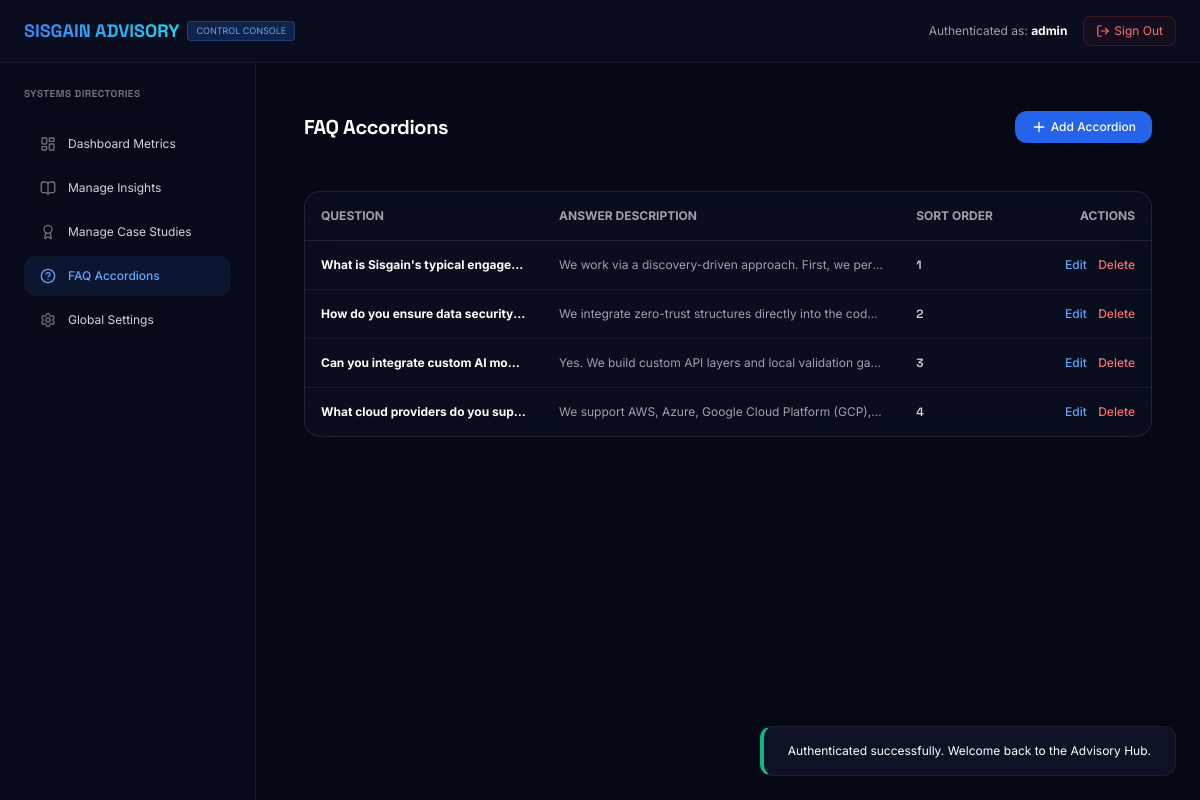
The page /admin/faqs.php (signed in) on the database its author committed.
### tables this page shows
CREATE TABLE `faqs` (
  `id` INT AUTO_INCREMENT PRIMARY KEY,
  `question` TEXT NOT NULL,
  `answer` TEXT NOT NULL,
  `category` VARCHAR(100) DEFAULT 'General',
  `sort_order` INT DEFAULT 0,
  `created_at` TIMESTAMP DEFAULT CURRENT_TIMESTAMP
);

### config/db.php (called while the page is built, shortened)
<?php
function get_flash_message() {
    if (isset($_SESSION['flash_message'])) {
        $msg = $_SESSION['flash_message'];
        return $msg;
    }
    return null;
}

### admin/faqs.php (the view, shortened to what this page needs)
<?php
require_once __DIR__ . '/../config/db.php';
$action = isset($_GET['action']) ? sanitize($_GET['action']) : 'list';
try {
    $stmt = $pdo->query("SELECT * FROM faqs ORDER BY sort_order ASC, id ASC");
    $all_faqs = $stmt->fetchAll();
} catch (Exception $e) {
    $all_faqs = [];
}
?>
<!DOCTYPE html>
<html lang="en">
<head>
    <script src="https://cdn.tailwindcss.com"></script>
    <link rel="stylesheet" href="/assets/css/style.css">
</head>
<body class="bg-darkBg text-white min-h-screen flex flex-col">
    <header class="border-b border-white/5 bg-darkCard/50 backdrop-blur px-6 py-4 flex items-center justify-between">
        <a href="/admin/index.php" class="flex items-center space-x-2">
            <span class="text-lg font-bold font-space bg-gradient-to-r from-blue-500 to-cyan-400 bg-clip-text text-transparent">SISGAIN ADVISORY</span>
            <span class="text-[9px] uppercase bg-blue-500/20 text-blue-400 px-2 py-0.5 rounded border border-blue-500/30">Control Console</span>
        </a>
        <div class="flex items-center space-x-4">
            <span class="text-xs text-zinc-400">Authenticated as: <strong class="text-white"><?= htmlspecialchars($_SESSION['admin_username']) ?></strong></span>
            <a href="/admin/logout.php" class="text-xs text-red-400 hover:text-red-300 transition-colors flex items-center border border-red-500/20 bg-red-500/5 px-3 py-1.5 rounded-lg">
                <i data-lucide="log-out" class="w-3.5 h-3.5 mr-1"></i> Sign Out
            </a>
        </div>
    </header>
    <div class="flex-1 flex flex-col lg:flex-row">
        <aside class="w-full lg:w-64 border-r border-white/5 bg-darkCard/25 p-6 space-y-6">
            <h3 class="text-zinc-500 text-[10px] uppercase font-bold tracking-wider">Systems Directories</h3>
            <nav class="flex flex-col space-y-1 text-xs">
                <a href="/admin/index.php" class="flex items-center space-x-3 text-zinc-300 hover:text-white px-4 py-3 rounded-xl transition-colors">
                    <i data-lucide="layout-dashboard" class="w-4 h-4 text-zinc-500"></i>
                    <span>Dashboard Metrics</span>
                </a>
                <a href="/admin/blogs.php" class="flex items-center space-x-3 text-zinc-300 hover:text-white px-4 py-3 rounded-xl transition-colors">
                    <i data-lucide="book-open" class="w-4 h-4 text-zinc-500"></i>
                    <span>Manage Insights</span>
                </a>
                <a href="/admin/case-studies.php" class="flex items-center space-x-3 text-zinc-300 hover:text-white px-4 py-3 rounded-xl transition-colors">
                    <i data-lucide="award" class="w-4 h-4 text-zinc-500"></i>
                    <span>Manage Case Studies</span>
                </a>
                <a href="/admin/faqs.php" class="flex items-center space-x-3 text-blue-400 bg-blue-500/10 px-4 py-3 rounded-xl font-medium">
                    <i data-lucide="help-circle" class="w-4 h-4"></i>
                    <span>FAQ Accordions</span>
                </a>
                <a href="/admin/settings.php" class="flex items-center space-x-3 text-zinc-300 hover:text-white px-4 py-3 rounded-xl transition-colors">
                    <i data-lucide="settings" class="w-4 h-4 text-zinc-500"></i>
                    <span>Global Settings</span>
                </a>
            </nav>
        </aside>
        <main class="flex-1 p-6 md:p-12 space-y-12">
            <?php if ($action === 'list'): ?>
                <div class="flex items-center justify-between">
                    <h2 class="text-xl font-bold font-space text-white">FAQ Accordions</h2>
                    <a href="/admin/faqs.php?action=add" class="bg-blue-600 hover:bg-blue-500 text-white font-medium px-4 py-2 rounded-xl text-xs flex items-center transition-colors">
                        <i data-lucide="plus" class="w-4 h-4 mr-1"></i> Add Accordion
                    </a>
                </div>
                <div class="glass-card rounded-2xl overflow-hidden border border-white/10">
                    <table class="w-full text-left border-collapse text-xs">
                        <thead>
                            <tr class="border-b border-white/10 bg-white/2">
                                <th class="p-4 text-zinc-400 font-bold uppercase">Question</th>
                                <th class="p-4 text-zinc-400 font-bold uppercase">Answer description</th>
                                <th class="p-4 text-zinc-400 font-bold uppercase">Sort Order</th>
                                <th class="p-4 text-zinc-400 font-bold uppercase text-right">Actions</th>
                            </tr>
                        </thead>
                        <tbody class="divide-y divide-white/5">
                            <?php if (!empty($all_faqs)): ?>
                                <?php foreach ($all_faqs as $faq): ?>
                                    <tr>
                                        <td class="p-4 text-white font-bold max-w-[200px] truncate">
                                            <?= htmlspecialchars($faq['question']) ?>
                                        </td>
                                        <td class="p-4 text-zinc-400 max-w-[300px] truncate">
                                            <?= htmlspecialchars($faq['answer']) ?>
                                        </td>
                                        <td class="p-4 text-zinc-300 font-space font-semibold">
                                            <?= htmlspecialchars($faq['sort_order']) ?>
                                        </td>
                                        <td class="p-4 text-right space-x-2">
                                            <a href="/admin/faqs.php?action=edit&id=<?= $faq['id'] ?>" class="text-blue-400 hover:text-blue-300 font-medium">Edit</a>
                                            <a href="/admin/faqs.php?action=delete&id=<?= $faq['id'] ?>" onclick="return confirm('Confirm deleting FAQ accordion?')" class="text-red-400 hover:text-red-300 font-medium">Delete</a>
                                        </td>
                                    </tr>
                                <?php endforeach; ?>
                            <?php else: ?>
                                <tr>
                                    <td colspan="4" class="p-8 text-center text-zinc-500">No FAQ accordions created. Click 'Add Accordion' to start.</td>
                                </tr>
                            <?php endif; ?>
                        </tbody>
                    </table>
                </div>
            <?php endif; ?>
        </main>
    </div>
    <?php $flash = get_flash_message(); if ($flash): ?>
        <div id="admin-toast" class="fixed bottom-6 right-6 z-50 glass-card bg-darkCard border-l-4 <?= $flash['type'] === 'success' ? 'border-l-emerald-500' : 'border-l-rose-500' ?> px-6 py-4 rounded-xl shadow-2xl">
            <div class="text-xs text-white"><?= htmlspecialchars($flash['text']) ?></div>
        </div>
    <?php endif; ?>
</body>
</html>

### assets/css/style.css (style rules this page uses)
:root { --color-bg-dark: #060816; --color-bg-darker: #0a0d1a; --color-bg-card: #0D1324; --color-bg-light: #ffffff; --color-bg-light-alt: #f8f9fc; --color-text-primary: #ffffff; --color-text-secondary: #94a3b8; --color-text-muted: #64748b; --color-text-dark: #0f0f0f; --color-accent-blue: #3b82f6; --color-accent-cyan: #06b6d4; --color-accent-purple: #8b5cf6; --color-accent-emerald: #10b981; --color-border-light: rgba(255, 255, 255, 0.06); --color-border-dark: rgba(255, 255, 255, 0.12); --spacing-section: clamp(80px, 10vw, 160px); --spacing-section-sm: clamp(48px, 6vw, 96px); --radius-sm: 8px; --radius-md: 12px; --radius-lg: 16px; --radius-xl: 24px; --radius-2xl: 32px; --shadow-card: 0 4px 24px rgba(0, 0, 0, 0.12); --shadow-card-hover: 0 12px 48px rgba(0, 0, 0, 0.2); --shadow-glow-blue: 0 0 60px rgba(59, 130, 246, 0.15); --transition-base: all 0.4s cubic-bezier(0.16, 1, 0.3, 1); --transition-fast: all 0.2s ease; }
*, *::before, *::after { margin: 0; padding: 0; box-sizing: border-box; }
html { scroll-behavior: smooth; -webkit-text-size-adjust: 100%; }
body { font-family: 'Inter', system-ui, -apple-system, sans-serif; font-size: 16px; line-height: 1.4; color: var(--color-text-primary); background-color: var(--color-bg-dark); overflow-x: hidden; -webkit-font-smoothing: antialiased; -moz-osx-font-smoothing: grayscale; text-rendering: optimizeLegibility; }
h1, h2, h3, h4, h5, h6 { font-family: 'Space Grotesk', sans-serif; letter-spacing: -0.02em; font-weight: 700; }
h2 { font-size: clamp(1.75rem, 3.5vw, 3rem); line-height: 1.2; }
h3 { font-size: clamp(1.25rem, 2vw, 2rem); line-height: 1.3; }
* { scrollbar-width: thin; scrollbar-color: #1e293b var(--color-bg-dark); }
.glass-card { background: rgba(13, 19, 36, 0.5); backdrop-filter: blur(20px); -webkit-backdrop-filter: blur(20px); border: 1px solid var(--color-border-light); border-radius: var(--radius-xl); transition: var(--transition-base); }

### rows shown on the page
faqs: question "What is Sisgain's typical engage…", answer "We work via a discovery-driven approach. First, we per…", sort_order "1"
faqs: question "How do you ensure data security…", answer "We integrate zero-trust structures directly into the cod…", sort_order "2"
faqs: question "Can you integrate custom AI mo…", answer "Yes. We build custom API layers and local validation ga…", sort_order "3"
faqs: question "What cloud providers do you sup…", answer "We support AWS, Azure, Google Cloud Platform (GCP),…", sort_order "4"

### other values the page prints
$_SESSION['admin_username'] "admin"
$flash['text'] "Authenticated successfully. Welcome back to the Advisory Hub."
